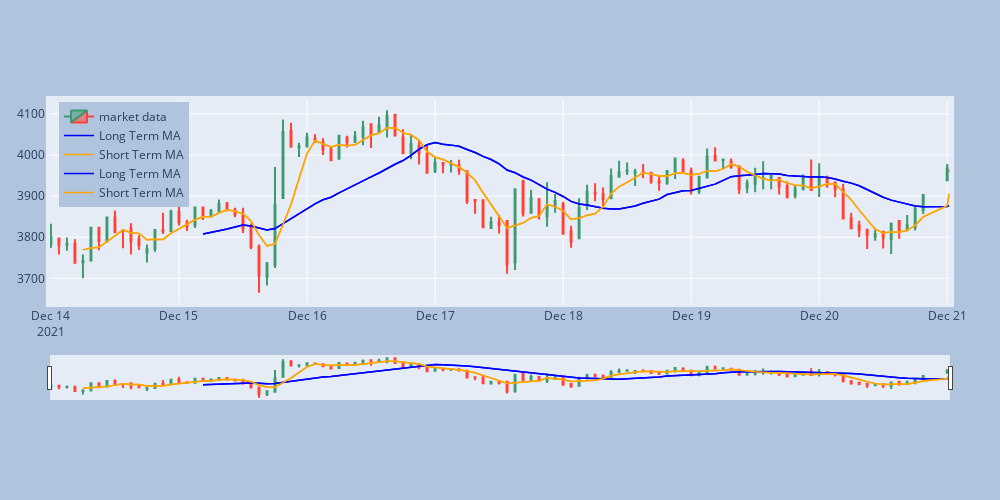

The cell this chart's notebook holds for it:
### Code cell
#add moving avgs to chart
fig.add_trace(go.Scatter(x=data.index, y=data['MA20'], line=dict(color='blue', width=1.5), name = 'Long Term MA'))
fig.add_trace(go.Scatter(x=data.index, y=data['MA5'], line=dict(color='orange', width=1.5), name = 'Short Term MA'))

# move legend
fig.update_layout(
    autosize=False,
    width=1000,
    height=500,
    margin=dict(
        l=50,
        r=50,
        b=100,
        t=100,
        pad=4
    ),
    legend=dict(
    yanchor="top",
    y=0.99,
    xanchor="left",
    x=0.01),
    paper_bgcolor="LightSteelBlue",
)
